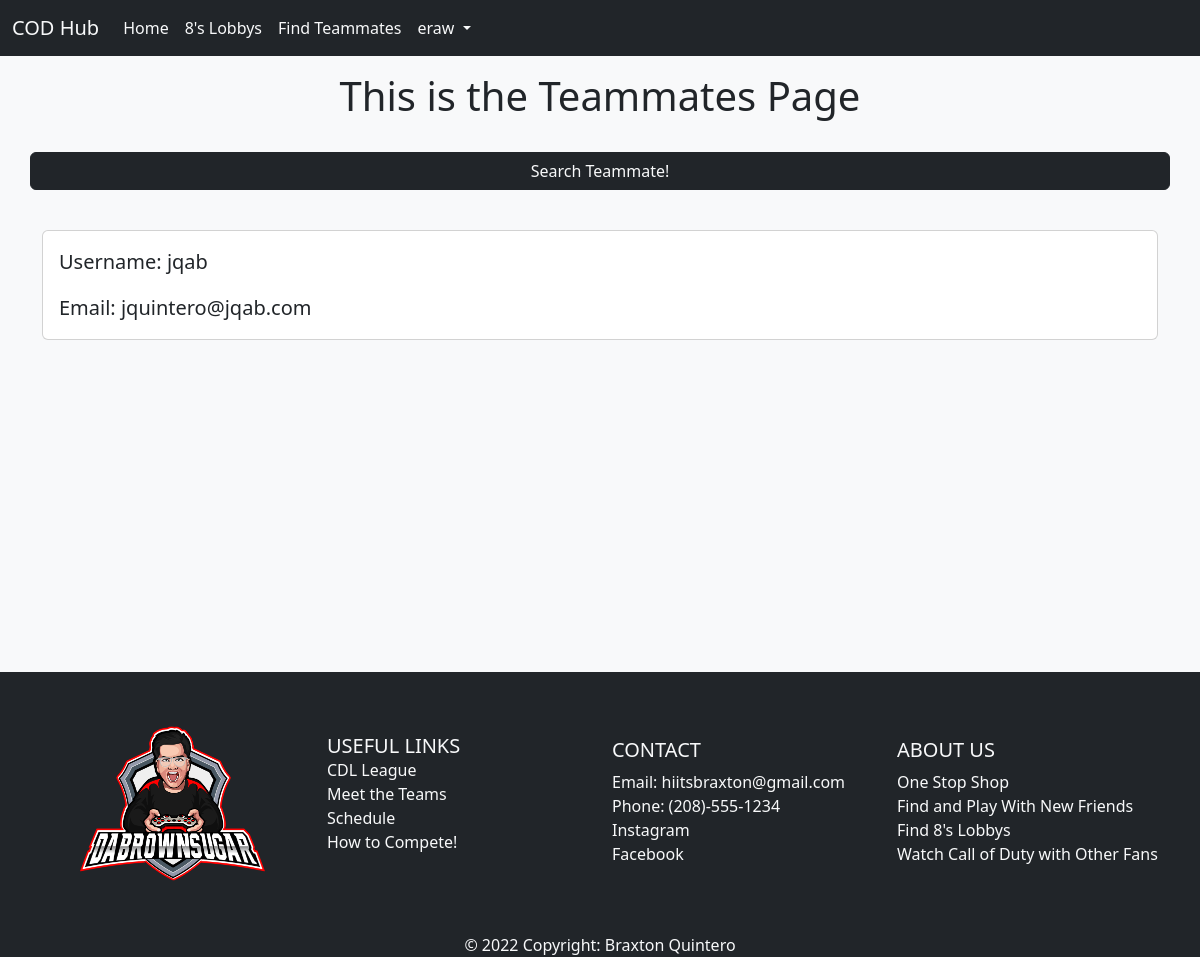
Page /teammates/2 (signed in) on the committed database.
### app/models.py (models this page shows, shortened)
class User(db.Model, UserMixin):
    id = db.Column(db.Integer, primary_key=True)
    email = db.Column(db.String(50), nullable=False, unique=True)
    username = db.Column(db.String(50), nullable=False, unique=True)
    password = db.Column(db.String(256), nullable=False)
    date_created = db.Column(db.DateTime, nullable=False, default=datetime.utcnow)

### app/routes.py (the view)
@app.route("/teammates/<user_id>", methods= ["GET", "POST"])
@login_required
def teammates(user_id):
    user = User.query.get(user_id)
    return render_template('teammates.html', user=user)

### app/models.py (called while the page is built)
@login.user_loader
def load_user(user_id):
    return User.query.get(user_id)

### app/templates/teammates.html (shortened to what this page needs)
{% extends "base.html" %}
{% block content %}
<div class="row align-items-center justify-content-evenly text-center mt-3">
    <h1>This is the Teammates Page</h1>
    <a href="{{ url_for('search_teammates') }}" class="btn btn-dark my-4 text-light">Search Teammate!</a>
</div>
<div class="card my-3">
    <div class="card-body">
    <blockquote class="blockquote mb-0">
        <p>Username: {{ user.username }}</p>
        <p>Email: {{ user.email }}</p>
    </blockquote>
    </div>
</div>
{% endblock content %}

### app/templates/navbar.html (shortened to what this page needs)
  <nav class="navbar navbar-expand-lg bg-dark">
    <div class="container-fluid">
      <a class="navbar-brand text-light">COD Hub</a>
      <div class="collapse navbar-collapse justify-content-start" id="navbarNavDropdown">
        <ul class="navbar-nav">
          <li class="nav-item">
            <a class="nav-link active text-light" aria-current="page" href="{{ url_for('index') }}">Home</a>
          </li>
          {% if current_user.is_authenticated %}
          <li class="nav-item">
            <a class="nav-link active text-light" aria-current="page" href="{{ url_for('eights') }}">8's Lobbys</a>
          </li>
          <li class="nav-item">
            <a class="nav-link active text-light" aria-current="page" href="{{ url_for('search_teammates') }}">Find Teammates</a>
          </li>
          <li class="nav-item dropdown text-light">
            <a class="nav-link active dropdown-toggle text-light" href="#" role="button" data-bs-toggle="dropdown" aria-expanded="false">
              {{ current_user.username }}
            </a>
          </li>
          {% endif %}
        </ul>
      </div>
    </div>
  </nav>

### rows in the picture
User: username "eraw"
User: username "jqab", email "jquintero@jqab.com"
